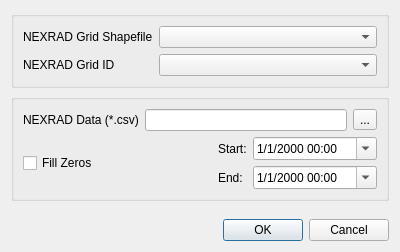
<?xml version="1.0" encoding="UTF-8"?>
<ui version="4.0">
 <class>Dialog</class>
 <widget class="QDialog" name="Dialog">
  <property name="geometry">
   <rect>
    <x>0</x>
    <y>0</y>
    <width>400</width>
    <height>252</height>
   </rect>
  </property>
  <property name="windowTitle">
   <string>Realtime Rainfall (RAINCELLRAW.DAT) Sampling</string>
  </property>
  <layout class="QGridLayout" name="gridLayout_2">
   <item row="0" column="0">
    <layout class="QGridLayout" name="gridLayout">
     <item row="3" column="0" colspan="3">
      <widget class="QGroupBox" name="groupBox_2">
       <property name="title">
        <string/>
       </property>
       <layout class="QGridLayout" name="gridLayout_6">
        <item row="0" column="1">
         <layout class="QGridLayout" name="gridLayout_5">
          <item row="1" column="0" rowspan="2">
           <widget class="QCheckBox" name="fill_zeros_chbox">
            <property name="minimumSize">
             <size>
              <width>110</width>
              <height>0</height>
             </size>
            </property>
            <property name="text">
             <string>Fill Zeros</string>
            </property>
           </widget>
          </item>
          <item row="0" column="0">
           <widget class="QLabel" name="label_3">
            <property name="minimumSize">
             <size>
              <width>110</width>
              <height>0</height>
             </size>
            </property>
            <property name="text">
             <string>NEXRAD Data (*.csv)</string>
            </property>
           </widget>
          </item>
          <item row="1" column="1" rowspan="2" colspan="2">
           <layout class="QGridLayout" name="gridLayout_7">
            <item row="1" column="1">
             <widget class="QLabel" name="label_5">
              <property name="enabled">
               <bool>true</bool>
              </property>
              <property name="text">
               <string>End:</string>
              </property>
             </widget>
            </item>
            <item row="0" column="1">
             <widget class="QLabel" name="label_4">
              <property name="enabled">
               <bool>true</bool>
              </property>
              <property name="text">
               <string>Start:</string>
              </property>
             </widget>
            </item>
            <item row="0" column="2">
             <widget class="QDateTimeEdit" name="start_date_dte">
              <property name="enabled">
               <bool>true</bool>
              </property>
              <property name="displayFormat">
               <string>M/d/yyyy hh:mm </string>
              </property>
              <property name="calendarPopup">
               <bool>true</bool>
              </property>
             </widget>
            </item>
            <item row="1" column="2">
             <widget class="QDateTimeEdit" name="end_date_dte">
              <property name="enabled">
               <bool>true</bool>
              </property>
              <property name="displayFormat">
               <string>M/d/yyyy hh:mm </string>
              </property>
              <property name="calendarPopup">
               <bool>true</bool>
              </property>
             </widget>
            </item>
            <item row="0" column="0" rowspan="2">
             <spacer name="horizontalSpacer">
              <property name="orientation">
               <enum>Qt::Horizontal</enum>
              </property>
              <property name="sizeHint" stdset="0">
               <size>
                <width>40</width>
                <height>20</height>
               </size>
              </property>
             </spacer>
            </item>
           </layout>
          </item>
          <item row="0" column="2">
           <widget class="QToolButton" name="browseSrcBtn">
            <property name="text">
             <string>...</string>
            </property>
           </widget>
          </item>
          <item row="0" column="1">
           <widget class="QLineEdit" name="srcDataLe"/>
          </item>
         </layout>
        </item>
       </layout>
      </widget>
     </item>
     <item row="4" column="0" colspan="3">
      <spacer name="verticalSpacer">
       <property name="orientation">
        <enum>Qt::Vertical</enum>
       </property>
       <property name="sizeHint" stdset="0">
        <size>
         <width>20</width>
         <height>40</height>
        </size>
       </property>
      </spacer>
     </item>
     <item row="0" column="0" rowspan="3" colspan="3">
      <widget class="QGroupBox" name="groupBox">
       <property name="title">
        <string/>
       </property>
       <layout class="QGridLayout" name="gridLayout_4">
        <item row="0" column="0">
         <layout class="QGridLayout" name="gridLayout_3">
          <item row="0" column="1">
           <widget class="QComboBox" name="srcLayerCbo">
            <property name="sizePolicy">
             <sizepolicy hsizetype="Expanding" vsizetype="Fixed">
              <horstretch>0</horstretch>
              <verstretch>0</verstretch>
             </sizepolicy>
            </property>
           </widget>
          </item>
          <item row="0" column="0">
           <widget class="QLabel" name="label_2">
            <property name="minimumSize">
             <size>
              <width>110</width>
              <height>0</height>
             </size>
            </property>
            <property name="text">
             <string>NEXRAD Grid Shapefile</string>
            </property>
           </widget>
          </item>
          <item row="1" column="0">
           <widget class="QLabel" name="label">
            <property name="minimumSize">
             <size>
              <width>110</width>
              <height>0</height>
             </size>
            </property>
            <property name="text">
             <string>NEXRAD Grid ID</string>
            </property>
           </widget>
          </item>
          <item row="1" column="1">
           <widget class="QgsFieldComboBox" name="srcFieldCbo"/>
          </item>
         </layout>
        </item>
       </layout>
      </widget>
     </item>
     <item row="5" column="0" rowspan="2" colspan="3">
      <widget class="QDialogButtonBox" name="buttonBox">
       <property name="orientation">
        <enum>Qt::Horizontal</enum>
       </property>
       <property name="standardButtons">
        <set>QDialogButtonBox::Cancel|QDialogButtonBox::Ok</set>
       </property>
      </widget>
     </item>
    </layout>
   </item>
  </layout>
 </widget>
 <customwidgets>
  <customwidget>
   <class>QgsFieldComboBox</class>
   <extends>QComboBox</extends>
   <header>qgsfieldcombobox.h</header>
  </customwidget>
 </customwidgets>
 <tabstops>
  <tabstop>srcLayerCbo</tabstop>
  <tabstop>srcFieldCbo</tabstop>
  <tabstop>srcDataLe</tabstop>
  <tabstop>browseSrcBtn</tabstop>
  <tabstop>fill_zeros_chbox</tabstop>
  <tabstop>start_date_dte</tabstop>
  <tabstop>end_date_dte</tabstop>
 </tabstops>
 <resources/>
 <connections>
  <connection>
   <sender>buttonBox</sender>
   <signal>accepted()</signal>
   <receiver>Dialog</receiver>
   <slot>accept()</slot>
   <hints>
    <hint type="sourcelabel">
     <x>258</x>
     <y>241</y>
    </hint>
    <hint type="destinationlabel">
     <x>157</x>
     <y>274</y>
    </hint>
   </hints>
  </connection>
  <connection>
   <sender>buttonBox</sender>
   <signal>rejected()</signal>
   <receiver>Dialog</receiver>
   <slot>reject()</slot>
   <hints>
    <hint type="sourcelabel">
     <x>326</x>
     <y>241</y>
    </hint>
    <hint type="destinationlabel">
     <x>286</x>
     <y>274</y>
    </hint>
   </hints>
  </connection>
 </connections>
</ui>
